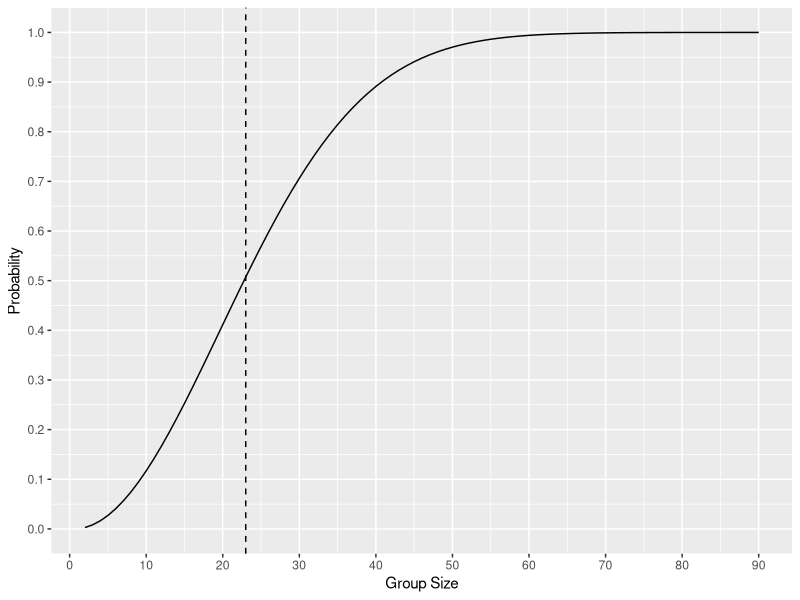

Source code (R):
## ---- chunk 1
library(ggplot2)
## ---- chunk 2
# calculate the probability of two people having same birthday
dat <- data.frame(group_size = c(2:90))
dat$probability <- sapply(dat$group_size,function(x) 
  1 - prod(365:(365 - (x -1))) / 365^x)

# plot the results
ggplot(data=dat, aes(x= group_size, y=probability)) +
  labs(x = "Group Size", y = "Probability") +
  geom_line(colour="black") +
  coord_cartesian(xlim = c(0,90)) + scale_x_continuous(breaks=seq(0,90,10))  +
  coord_cartesian(ylim = c(0.00,1.00)) + 
  scale_y_continuous(breaks=seq(0.00,1.00,0.10)) + 
  geom_vline(aes(xintercept=23), linetype="dashed")
